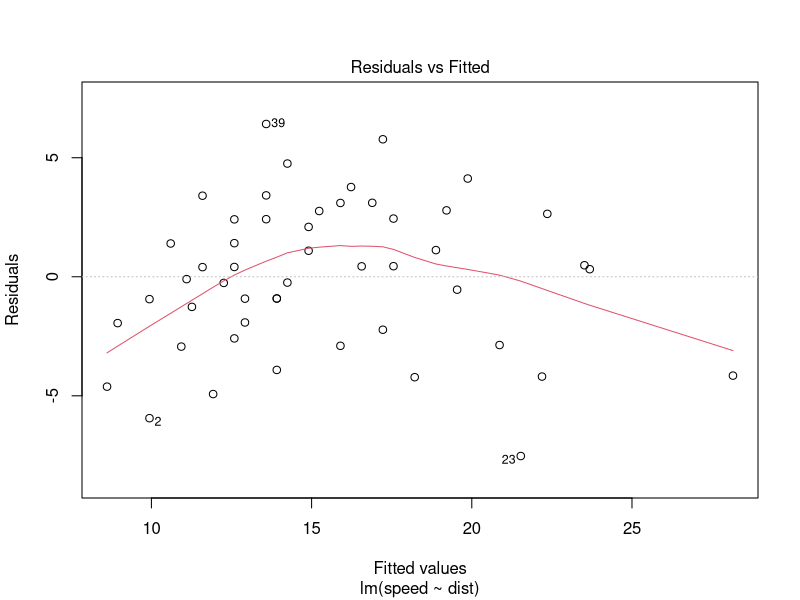
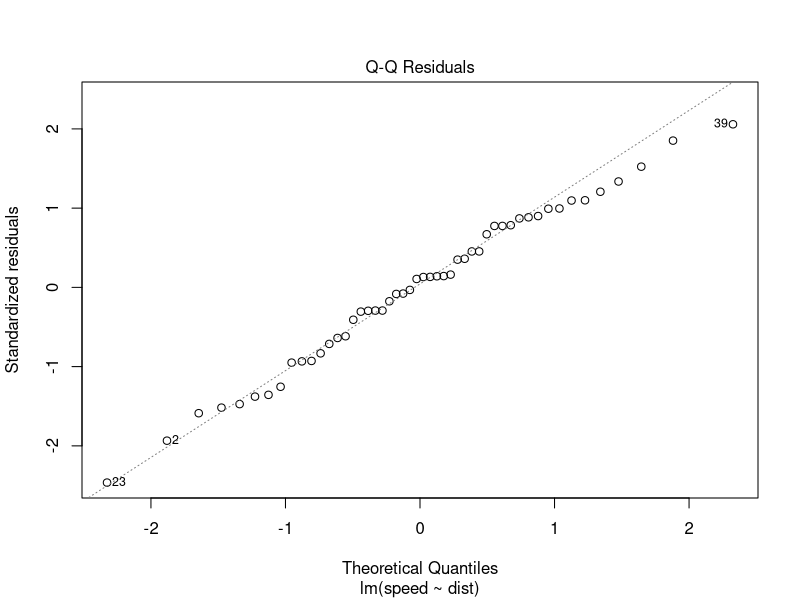
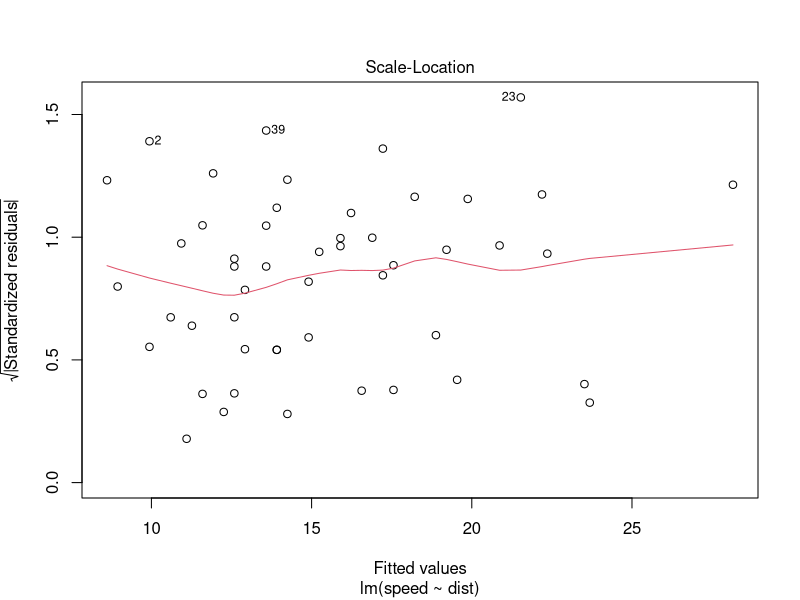
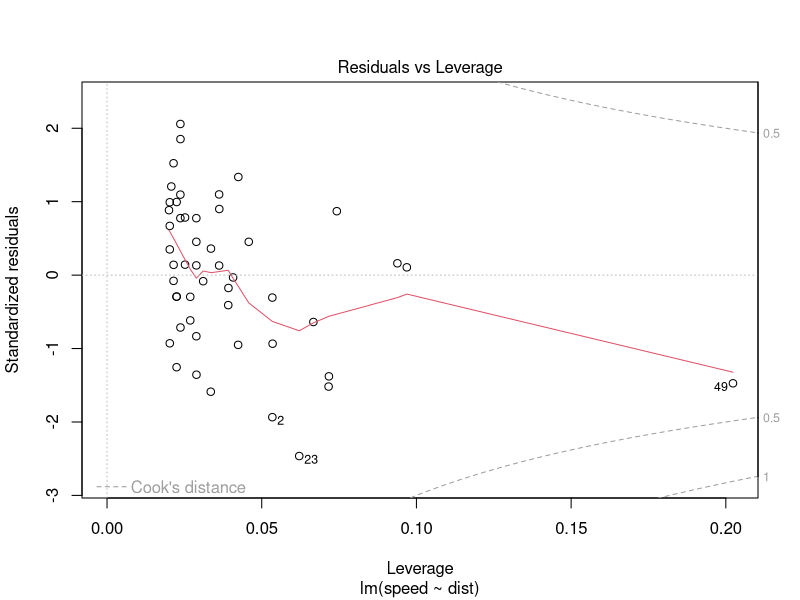
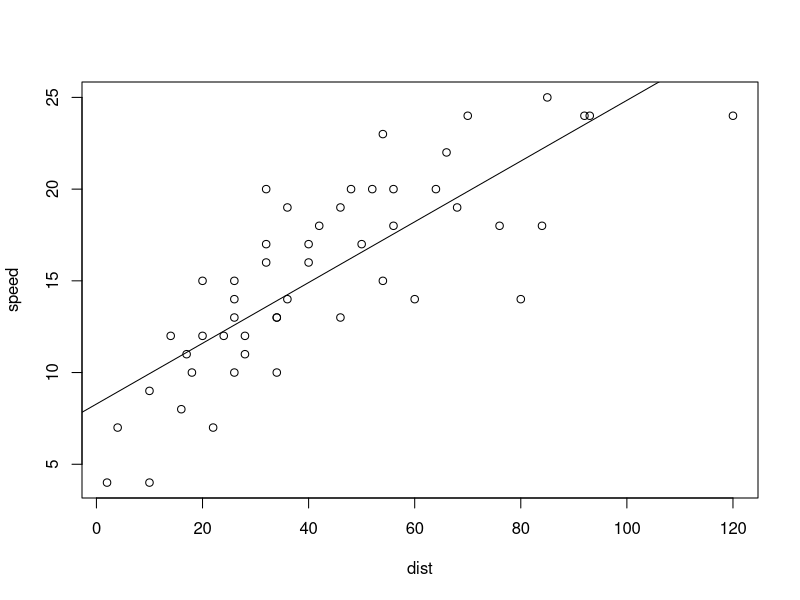
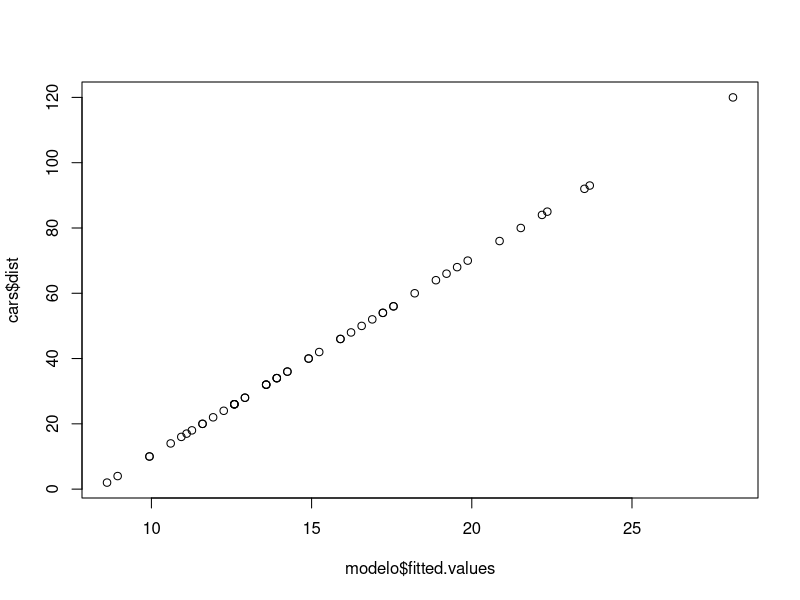

Write R code to recreate these figures, in order.
# Title     : CORRELACAO -> REGRESSÃO LINEAR SIMPLES
# Objective : Conhecer o que R tem a nos oferecer para trabalhar com CORRELAÇÃO
# E REGRESSÃO LINEAR SIMPLES
# Created by: accol
# Created on: 27/05/2020

# Vamos usar o Banco de Dados Cars (nativo do R) -> queremos saber a distância percorrida pelo carro, a partir do momento da frenagem

print(dim(cars))
# Vamos observer os registros da base de dados cars
print(head(cars))
print(tail(cars))
# Vamos agora verificar se existe uma correlação entre as duas variáveis (velocidade x distância)
print(cor(cars))
correlacao = cor((cars))
print(correlacao)

# Descoberta a correlação e neste caso temos uma correlação forte e positva (0.8068)
# O próximo passo é a criação do modelo para as análises. O R facilita nossa vida neste quesito, vamos usar a função lm que tem como parâmetros as variáeis e a base de dados, acompanhe
modelo = lm(speed ~ dist, data = cars)
# Vamos visualizar o modelo
print(modelo)
# Fazendo uma inspeção gráfica no modelo
plot(modelo)
# Agora faremos um gráfico do modelo definindo os parâdero desejados
plot(speed ~ dist, data = cars)
# Vamos agora criar a linha de melhor ajuste usando a função abline() que recebe como parâmetro o modelo gerado => observe
abline(modelo)
# Como exercício vamos tentar prever através de regressão liner qual a velocidade do veículo se a distância percorrida for de 22 pés
# Lembrabdo, precisamos encontrar o ponto de inteceptação
modelo$coefficients
# Para calcular, vamos precisar do primeiro ponto de intercptação + o segundo ponto multiplicado pela distância
velocidade_22pes = modelo$coefficients[1] + modelo$coefficients[2] * 22
print(velocidade_22pes)
# Outra forma de resolver o problema é usando a função predic() -> nesta função passa-se um DataFrame com os valores conhecidos, neste caso, seria algo como:
velocidade_22pes_predict = predict(modelo, data.frame(dist = 22))
print(velocidade_22pes_predict)
velocidade_50pes_predict = predict(modelo, data.frame(dist = 50))
print(velocidade_50pes_predict)
# Vamos visualizar um sumário do nosso modelo
summary(modelo)
# Além dos coeficientes podemos obter outras informações do modelo =>> observe
modelo$coefficients
print(modelo$model)
# Valores ajustados =>> são os valores usados para gerar a linha de melhor ajuste
print(modelo$fitted.values)
# Vamos comparar esse resultado com car dist num gráfico, observe >-
plot(modelo$fitted.values, cars$dist)
